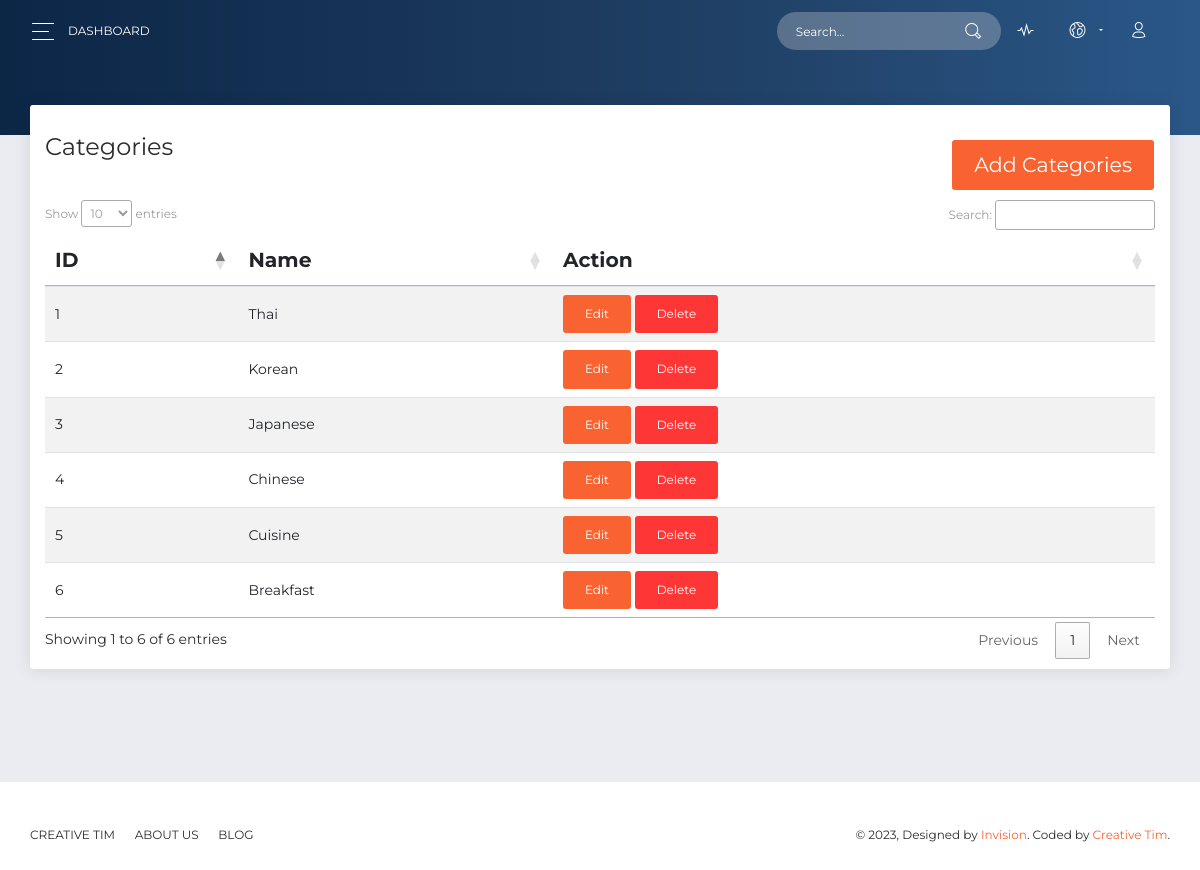
The app's page /admin/categories.php with its own data.
### tables this page shows
CREATE TABLE `categories` (
  `id` int NOT NULL,
  `category_name` varchar(255) NOT NULL,
  `deleted_at` int NOT NULL DEFAULT '0'
);

### admin/categories.php (the view, shortened to what this page needs)
<?php
    include_once('header.php');
    $select_category = "SELECT * FROM categories
                        WHERE deleted_at = 0
                        ORDER BY id DESC";
    $select_category_query = mysqli_query($connect,$select_category);
    $count_category = mysqli_num_rows($select_category_query);
?>
      <div class="panel-header panel-header-sm">
      </div>
      <div class="content">
        <div class="row">
          <div class="col-md-12">
            <div class="card">
              <div class="card-header">
                <h4 class="card-title">Categories <button class="btn btn-primary float-right" data-toggle="modal" data-target="#addModal">Add Categories</button></h4>
              </div>
              <div class="card-body">
                    <table class="table table-hover table-striped" id="category-list">
                        <thead>
                            <th>ID</th>
                            <th>Name</th>
                            <th>Action</th>
                        </thead>
                        <tbody>
                        <?php
                            if($count_category > 0)
                            {
                                for ($i=1; $i <= $count_category; $i++) {
                                    $row_category = mysqli_fetch_assoc($select_category_query);
                                ?>
                            <tr>
                                <td><?php echo $i; ?></td>
                                <td><?php echo $row_category['category_name']; ?></td>
                                <td>
                                    <button class="btn btn-primary editbtn" data-toggle="modal" data-target="#editModal" data-category='<?php echo json_encode($row_category); ?>'>Edit</button>
                                    <button class="btn btn-danger deletebtn" data-toggle="modal" data-target="#deleteModal" data-id="<?php echo $row_category['id']; ?>">Delete</button>
                                </td>
                            </tr>
                            <?php
                                }
                            }
                            ?>
                        </tbody>
                        </table>
                    </div>
                </div>
            </div>
        </div>
    </div>
</div>
</div>
<?php
    include_once('footer.php');
?>

### records on screen
categories: category_name "Thai"
categories: category_name "Korean"
categories: category_name "Japanese"
categories: category_name "Chinese"
categories: category_name "Cuisine"
categories: category_name "Breakfast"
